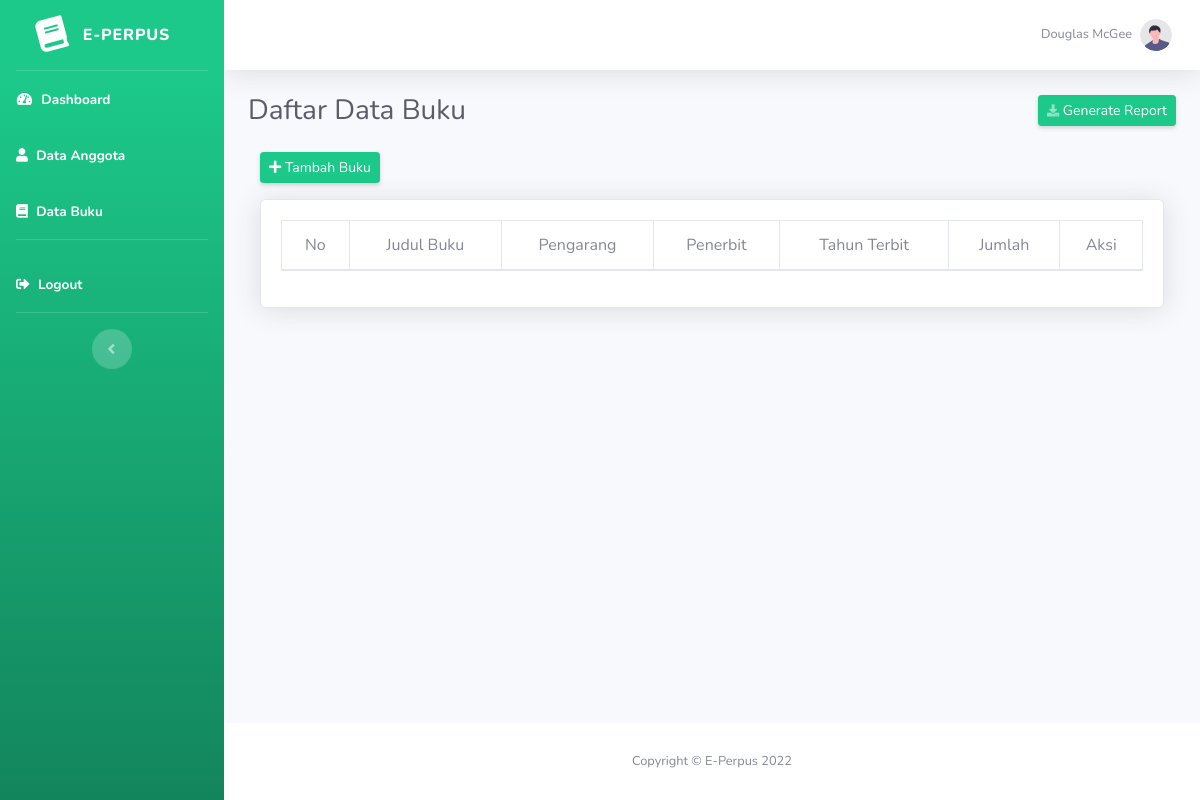
The app's page /index.php/buku, older data.
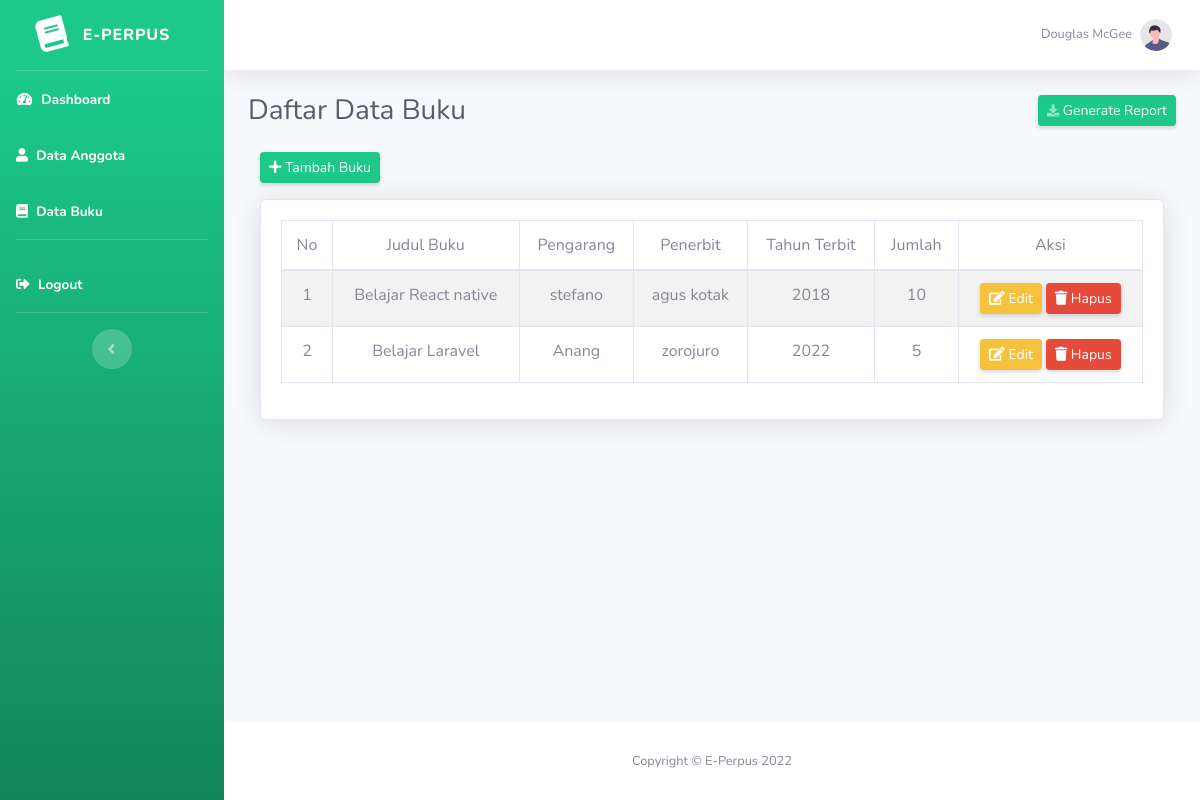
The same page, newer data.
### tables this page shows
CREATE TABLE `buku` (
  `id_buku` int(11) NOT NULL,
  `pengarang` varchar(255) NOT NULL,
  `penerbit` varchar(255) NOT NULL,
  `judul_buku` varchar(50) NOT NULL,
  `tahun_terbit` int(11) NOT NULL,
  `jumlah` int(11) NOT NULL
);

### application/controllers/Buku.php (called while the page is built, shortened)
<?php
class Buku extends CI_Controller {
    public function __construct()
    {
        $this->load->model('m_buku');
    }
    public function index()
    {
        $isi['content'] = 'buku/v_buku';
        $isi['judul'] = 'Daftar Data Buku';
        $isi['data_buku'] = $this->db->get('buku')->result();
        $this->load->view('v_dashboard', $isi);
    }
}

### index.php (called while the page is built, shortened)
<?php
require_once BASEPATH.'core/CodeIgniter.php';

### application/views/buku/v_buku.php (the view, shortened to what this page needs)
<div class="container-fluid">
    <div class="row">
        <div class="col-md-12 mb-3">
            <a href="<?= base_url('Buku/tambah_buku'); ?>" class="btn btn-sm btn-success shadow-sm"><i class="fa fa-plus"></i> Tambah Buku</a>
        </div>
    </div>
    <div class="card shadow">
        <div class="card-body">
            <div class="table-responsive">
                <table class="table table-bordered table-striped text-center" id="dataTable" width="100%" cellspacing="0">
                    <thead>
                        <tr>
                            <td>No</td>
                            <td>Judul Buku</td>
                            <td>Pengarang</td>
                            <td>Penerbit</td>
                            <td>Tahun Terbit</td>
                            <td>Jumlah</td>
                            <td>Aksi</td>
                        </tr>
                    </thead>
                    <tbody>
                        <?php
                            $no = 1;
                            foreach ($data_buku AS $row) {?>
                                <tr>
                                    <td><?= $no++; ?></td>
                                    <td><?= $row->judul_buku; ?></td>
                                    <td><?= $row->pengarang; ?></td>
                                    <td><?= $row->penerbit; ?></td>
                                    <td><?= $row->tahun_terbit; ?></td>
                                    <td><?= $row->jumlah; ?></td>
                                    <td>
                                        <a href="<?= base_url()?>Buku/edit/<?= $row->id_buku; ?>" class="btn btn-sm btn-warning shadow-sm"><i class="fa fa-edit"></i> Edit</a>
                                        <a href="<?= base_url()?>Buku/hapus/<?= $row->id_buku; ?>" class="btn btn-sm btn-danger shadow-sm" onclick="return confirm('Anda Yakin Ingin Menghapus ?');"><i class="fa fa-trash"></i> Hapus</a>
                                    </td>
                                </tr>
                            <?php }
                        ?>
                    </tbody>
                </table>
            </div>
        </div>
    </div>
</div>

Row changes from the older to the newer data that the page shows:
added buku: judul_buku "Belajar React native", pengarang "stefano", penerbit "agus kotak", tahun_terbit "2018", jumlah "10"
added buku: judul_buku "Belajar Laravel", pengarang "Anang", penerbit "zorojuro", tahun_terbit "2022", jumlah "5"
